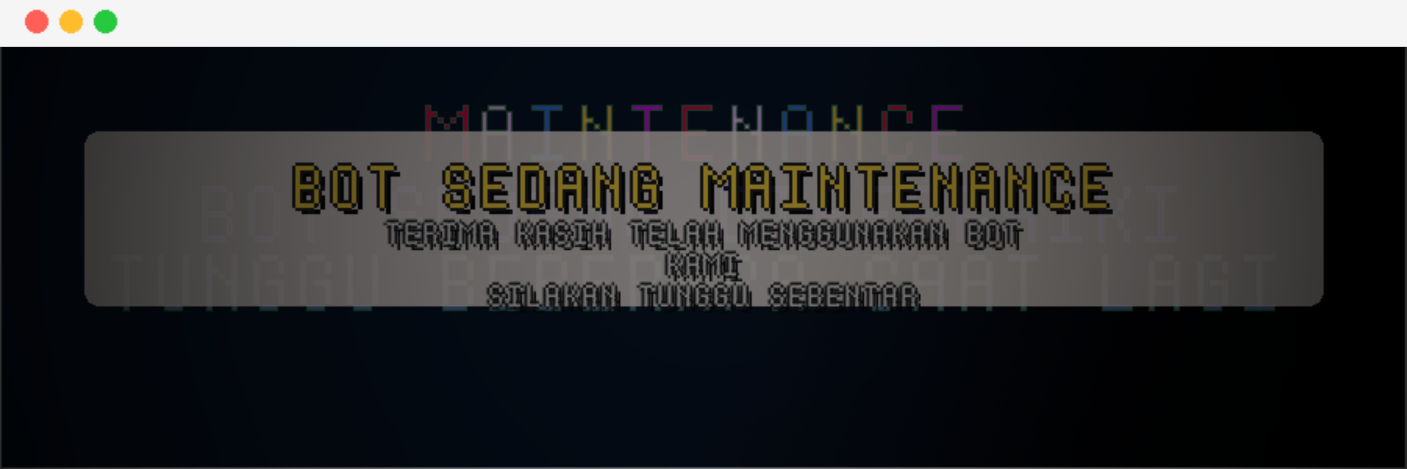
#> input picture Assets/background/maintenance.png, 2813 x 938 px (shown at 1/2 size)
$ python update_maintenance_image.py
#> lines starting #> are read from the running program, lines starting #| are printed output that depends on the picture
### utils/fonts.py
import os
from PIL import ImageFont

FONT_PATH = os.path.join('Assets', 'fonts', 'undertale.ttf')


def load_font(size: int):
    """Return a PIL ImageFont instance preferring the Undertale font if available."""
    try:
        if os.path.exists(FONT_PATH):
            return ImageFont.truetype(FONT_PATH, size)
    except Exception:
        pass
    # try common fallbacks
    for name in ('arial.ttf', 'DejaVuSans.ttf', 'FreeSans.ttf'):
        try:
            return ImageFont.truetype(name, size)
        except Exception:
            continue
    return ImageFont.load_default()

### scripts/update_maintenance_image.py
from PIL import Image, ImageDraw, ImageFont, ImageFilter
from utils.fonts import load_font
from pathlib import Path
import textwrap
import os
import math

BASE = Path(__file__).resolve().parents[1]
IMG_PATH = BASE / 'Assets' / 'background' / 'maintenance.png'
FONT_PATH = BASE / 'Assets' / 'fonts' / 'undertale.ttf'


def _parse_color(s, default):
    if not s:
        return default
    s = s.strip()
    try:
        if s.startswith('#'):
            s = s[1:]
        if ',' in s:
            parts = [int(x) for x in s.split(',')]
            return tuple(parts)
        if len(s) in (6, 3):
            if len(s) == 3:
                s = ''.join([c*2 for c in s])
            r = int(s[0:2], 16)
            g = int(s[2:4], 16)
            b = int(s[4:6], 16)
            return (r, g, b)
    except Exception:
        pass
    return default


def main():
    if not IMG_PATH.exists():
        print('Maintenance image not found at', IMG_PATH)
        return

    # theme selection via env
    theme = os.getenv('MAINT_THEME', '').lower()

    # default values
    title_color = (255, 215, 64)
    subtitle_color = (235, 235, 235)
    title_scale = 0.12
    subtitle_scale = 0.06

    if theme == 'mario':
        # Mario theme: red title with white stroke, blue subtitle
        title_color = (223, 15, 20)  # Mario red
        subtitle_color = (66, 133, 244)  # Mario blue
        title_scale = 0.16
        subtitle_scale = 0.06

    img = Image.open(IMG_PATH).convert('RGBA')
    w, h = img.size
#> w = 2813; h = 938

    # Create overlay for text
    overlay = Image.new('RGBA', img.size, (0, 0, 0, 0))
#> overlay: PIL image 2813x938 RGBA; every value is 0
    draw = ImageDraw.Draw(overlay)

    # Load fonts
    try:
        font_large = load_font(int(h * title_scale))
        font_small = load_font(int(h * subtitle_scale))
    except Exception:
        font_large = ImageFont.load_default()
        font_small = ImageFont.load_default()

    # Text lines
    lines = [
        "BOT SEDANG MAINTENANCE",
        "",
        "TERIMA KASIH TELAH MENGGUNAKAN BOT KAMI",
        "SILAKAN TUNGGU SEBENTAR"
    ]

    # Prepare wrapped text
    wrapped = []
    for line in lines:
        if line.strip() == '':
            wrapped.append('')
            continue
        wrapped.extend(textwrap.wrap(line, 36))

    # Calculate sizes
    spacing = int(h * 0.02)
#> spacing = 18
    total_h = 0
    sizes = []
    for i, line in enumerate(wrapped):
        font = font_large if i == 0 else font_small
        try:
            bbox = draw.textbbox((0, 0), line, font=font)
            tw = bbox[2] - bbox[0]
            th = bbox[3] - bbox[1]
        except Exception:
            try:
                tw, th = font.getsize(line)
            except Exception:
                tw, th = (0, 0)
        sizes.append((tw, th, font))
        total_h += th + spacing
#> this loop made 5 passes
#> (bbox, tw, th, total_h) on passes 1 to 5: ((0, 20, 1598, 106), 1598, 86, 104), ((0, 0, 0, 0), 0, 0, 122), ((-1, 10, 1200, 53), 1201, 43, 183), ((0, 11, 139, 52), 139, 41, 242), ((0, 10, 813, 53), 813, 43, 303)
#> after the loop, sizes = 5 items; total_h = 303

    y = (h - total_h) // 2
#> y = 317

    # Draw cheerful background behind text (rounded rectangle)
    try:
        def _parse_color(s, default):
            if not s:
                return default
            s = s.strip()
            try:
                if s.startswith('#'):
                    s = s[1:]
                if ',' in s:
                    parts = [int(x) for x in s.split(',')]
                    return tuple(parts)
                if len(s) in (6, 3):
                    if len(s) == 3:
                        s = ''.join([c*2 for c in s])
                    r = int(s[0:2], 16)
                    g = int(s[2:4], 16)
                    b = int(s[4:6], 16)
                    return (r, g, b)
            except Exception:
                pass
            return default

        bg_default = (255, 238, 173) if theme == 'mario' else (255, 245, 238)
        bg_color = _parse_color(os.getenv('MAINT_BG_COLOR'), bg_default)
        rect_w = int(w * 0.88)
#> rect_w = 2475
        rect_h = int(total_h + spacing * 2)
#> rect_h = 339
        rect_x = (w - rect_w) // 2
#> rect_x = 169
        rect_y = (h - rect_h) // 2 - 10
#> rect_y = 289
        radius = max(8, int(h * 0.03))
#> radius = 28
        # draw rounded rectangle on overlay
        rect_fill = tuple(list(bg_color) + [220])
        try:
            draw.rounded_rectangle([rect_x, rect_y, rect_x + rect_w, rect_y + rect_h], radius=radius, fill=rect_fill)
        except Exception:
            # fallback: draw normal rectangle
            draw.rectangle([rect_x, rect_y, rect_x + rect_w, rect_y + rect_h], fill=rect_fill)
    except Exception:
        pass

    # If mario theme, draw a cheery red stripe and some pixel blocks to mimic Mario aesthetic
    if theme == 'mario':
        stripe_h = int(h * 0.22)
        stripe = Image.new('RGBA', (w, stripe_h), (240, 64, 64, 220))
        img.paste(stripe, (0, 0), stripe)
        # small bricks on bottom of stripe
        block_w = 24
        block_h = 12
        bw = block_w
        bh = block_h
        bcol = (180, 40, 40, 255)
        bimg = Image.new('RGBA', (bw, bh), bcol)
        for bx in range(0, w, bw + 6):
            img.paste(bimg, (bx, stripe_h - bh - 4), bimg)

        # Try to find an icon file to overlay; look in Assets/icons or background
        icon_paths = [
            BASE / 'Assets' / 'icons' / 'mario.png',
            BASE / 'Assets' / 'background' / 'mario_icon.png',
            BASE / 'Assets' / 'background' / 'mushroom.png',
        ]
        icon_img = None
        for p in icon_paths:
            try:
                if p.exists():
                    icon_img = Image.open(p).convert('RGBA')
                    break
            except Exception:
                icon_img = None

        # If no icon file, generate a simple Mario cap icon (red circle with white M)
        if icon_img is None:
            icw = int(h * 0.18)
            icon_img = Image.new('RGBA', (icw, icw), (0, 0, 0, 0))
            idraw = ImageDraw.Draw(icon_img)
            # cap circle
            idraw.ellipse((0, 0, icw - 1, icw - 1), fill=(220, 20, 20, 255))
            # white circle inner
            idraw.ellipse((icw * 0.15, icw * 0.25, icw * 0.85, icw * 0.75), fill=(255, 255, 255, 255))
            # draw M using available font
            try:
                mfont = load_font(int(icw * 0.5))
            except Exception:
                mfont = ImageFont.load_default()
            mtext = 'M'
            try:
                mbbox = idraw.textbbox((0, 0), mtext, font=mfont)
                mw = mbbox[2] - mbbox[0]
                mh = mbbox[3] - mbbox[1]
            except Exception:
                mw, mh = mfont.getsize(mtext)
            mx = (icw - mw) // 2
            my = int(icw * 0.25 - mh // 2)
            idraw.text((mx, my), mtext, font=mfont, fill=(200, 30, 30, 255))

        # Paste icon onto img at top-left inside stripe with margin
        try:
            icon_size = int(h * 0.18)
            icon_resized = icon_img.resize((icon_size, icon_size), resample=Image.LANCZOS)
            margin = int(h * 0.03)
            img.paste(icon_resized, (margin, margin), icon_resized)
        except Exception:
            pass

    # Draw text with stroke and shadow; title uses title_color, others use subtitle_color
    for (tw, th, font), line in zip(sizes, wrapped):
        x = (w - tw) // 2
        line_y = y
        # shadow
        draw.text((x + 4, line_y + 4), line, font=font, fill=(0, 0, 0, 180))
        # stroke
        stroke = (255, 255, 255) if theme == 'mario' else (30, 30, 30)
        for ox, oy in [(-2, 0), (2, 0), (0, -2), (0, 2)]:
            draw.text((x + ox, line_y + oy), line, font=font, fill=stroke + (255,) if isinstance(stroke, tuple) and len(stroke) == 3 else (255, 255, 255, 255))
        # main color
        main_col = title_color if font == font_large else subtitle_color
        draw.text((x, line_y), line, font=font, fill=tuple(list(main_col) + [255]))
        y += th + spacing
#> this loop made 5 passes
#> (tw, th, line, x, line_y, main_col, y) on passes 1 to 5: (1598, 86, 'BOT SEDANG MAINTENANCE', 607, 317, (255, 215, 64), 421), (0, 0, '', 1406, 421, (235, 235, 235), 439), (1201, 43, 'TERIMA KASIH TELAH MENGGUNAKAN BOT', 806, 439, (235, 235, 235), 500), (139, 41, 'KAMI', 1337, 500, (235, 235, 235), 559), (813, 43, 'SILAKAN TUNGGU SEBENTAR', 1000, 559, (235, 235, 235), 620)
#> after the loop, y = 620

    result = Image.alpha_composite(img, overlay)
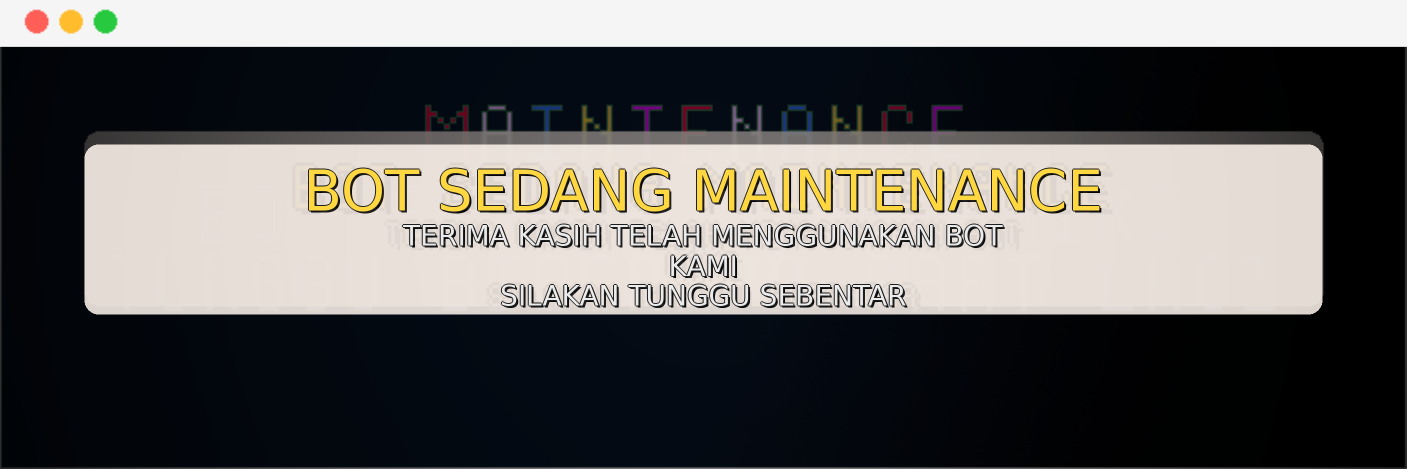
#> result: PIL image 2813x938 RGBA (shown at 1/2 size); mean R, G, B, A 98.4, 97, 95.5, 255

    if theme == 'mario':
        # Mario bright gradient (left: red -> orange -> yellow : right)
        grad = Image.new('RGBA', (w, h), (0, 0, 0, 0))
        gdraw = ImageDraw.Draw(grad)
        for x in range(w):
            t = x / max(1, w - 1)
            if t < 0.5:
                # red -> orange
                tt = t / 0.5
                r = int((1 - tt) * 223 + tt * 255)
                g = int((1 - tt) * 15 + tt * 140)
                b = int((1 - tt) * 20 + tt * 0)
            else:
                # orange -> yellow
                tt = (t - 0.5) / 0.5
                r = int((1 - tt) * 255 + tt * 255)
                g = int((1 - tt) * 140 + tt * 215)
                b = int((1 - tt) * 0 + tt * 64)
            a = 160
            gdraw.line([(x, 0), (x, h)], fill=(r, g, b, a))
        # light blur to blend
        grad = grad.filter(ImageFilter.GaussianBlur(radius=6))
        result = Image.alpha_composite(grad, result)
    else:
        # subtle vignette for non-mario themes
        vignette = Image.new('L', (w, h), 0)
#> vignette: PIL image 2813x938 L; every value is 0
        vp = vignette.load()
        cx, cy = w / 2.0, h / 2.0
#> cx = 1406.5; cy = 469
        maxd = math.hypot(cx, cy)
#> maxd = 1482.6
        for yy in range(h):
            for xx in range(w):
                d = math.hypot(xx - cx, yy - cy)
                a = int(180 * ((d / maxd) ** 1.6))
                if a > 255:
                    a = 255
                vp[xx, yy] = a
        vignette = vignette.filter(ImageFilter.GaussianBlur(radius=18))
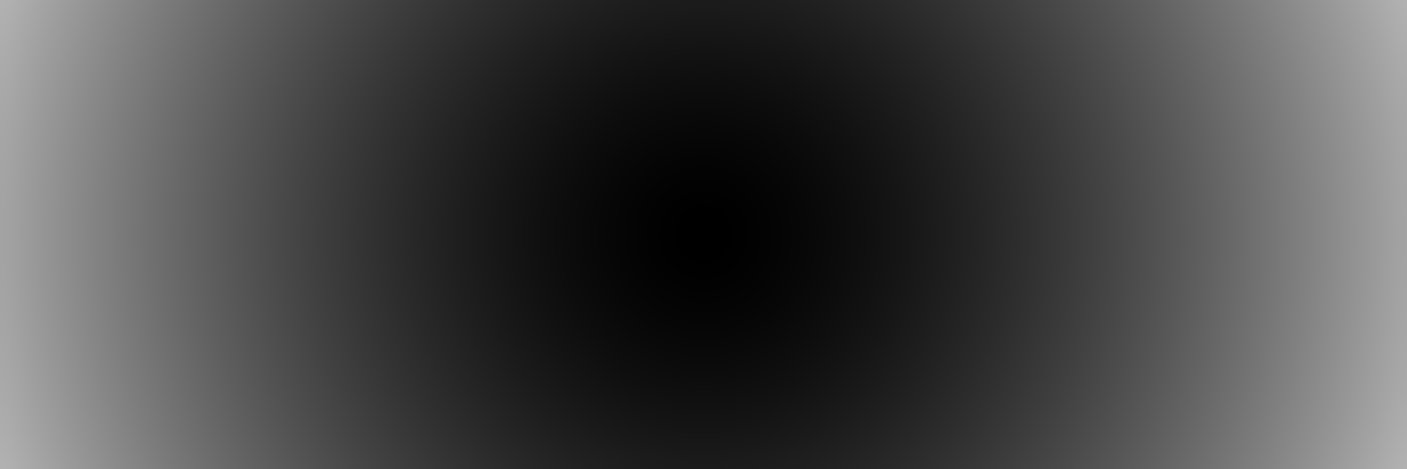
#> vignette: PIL image 2813x938 L (shown at 1/2 size); min 0, max 178, mean 69.9
        black = Image.new('RGBA', (w, h), (0, 0, 0, 120))
        result = Image.alpha_composite(result, black)
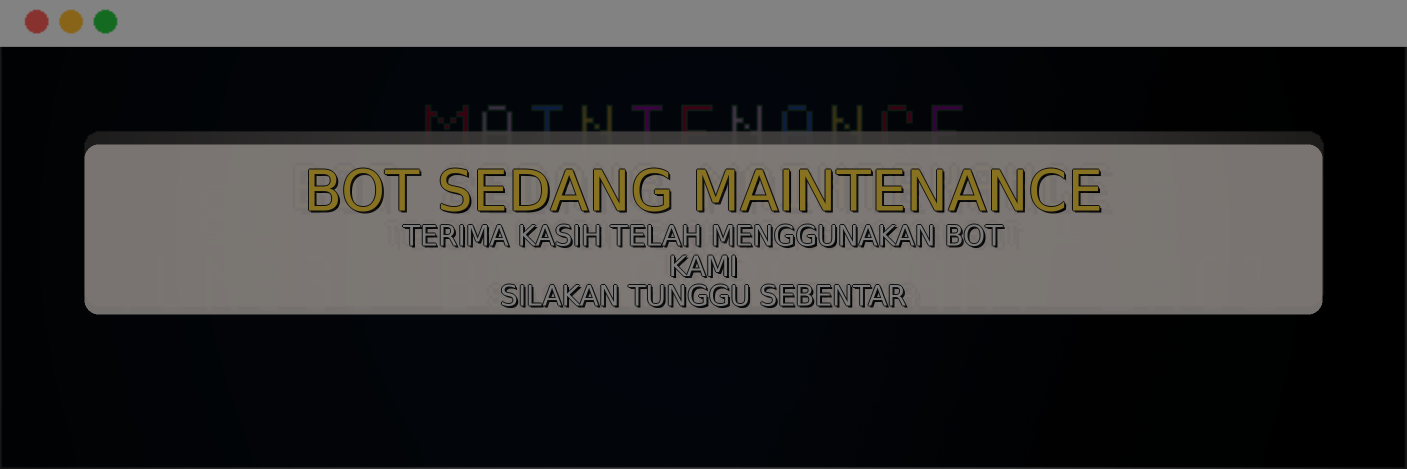
#> result: PIL image 2813x938 RGBA (shown at 1/2 size); mean R, G, B, A 52.2, 51.4, 50.6, 255
        result.paste(black, (0, 0), mask=vignette)
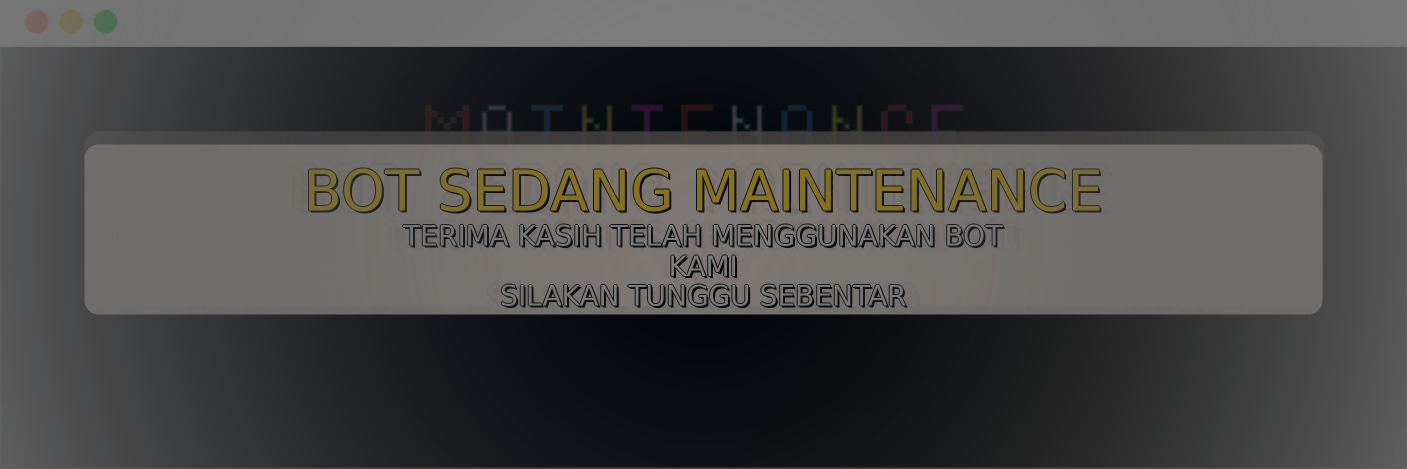
#> result: PIL image 2813x938 RGBA (shown at 1/2 size); mean R, G, B, A 39.9, 39.3, 38.5, 218; transparent parts drawn white

    # Save (backup original if not already backed up)
    backup = IMG_PATH.with_suffix('.bak.png')
    try:
        if not backup.exists():
            IMG_PATH.rename(backup)
    except Exception:
        pass

    result.convert('RGB').save(IMG_PATH, format='PNG')
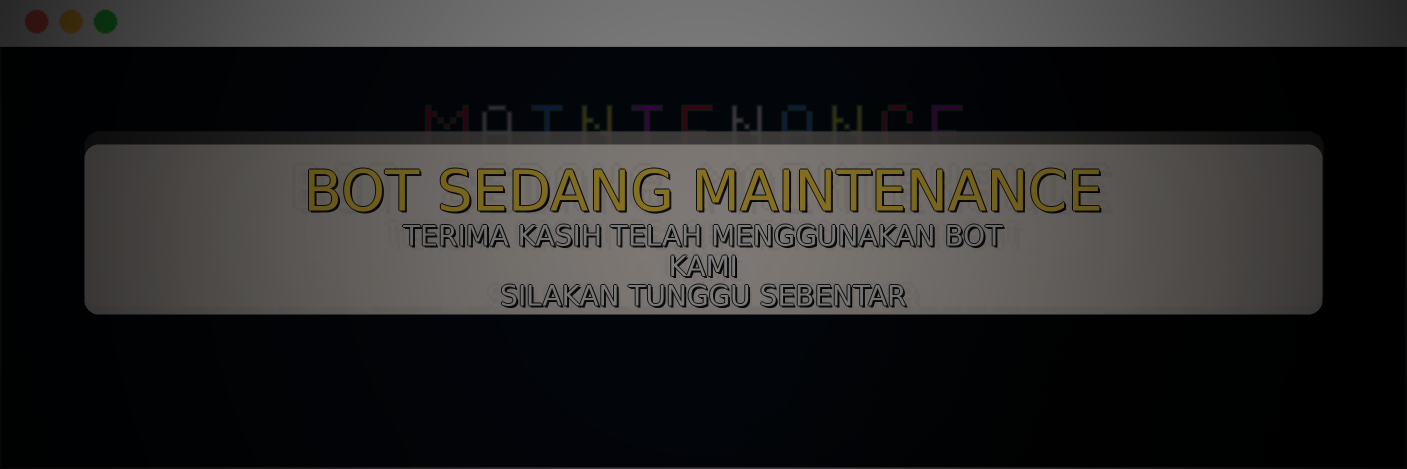
#> saved as maintenance.png: PIL image 2813x938 RGB (shown at 1/2 size); mean R, G, B 39.9, 39.3, 38.5
    print('Updated maintenance image at', IMG_PATH)


if __name__ == '__main__':
    main()
